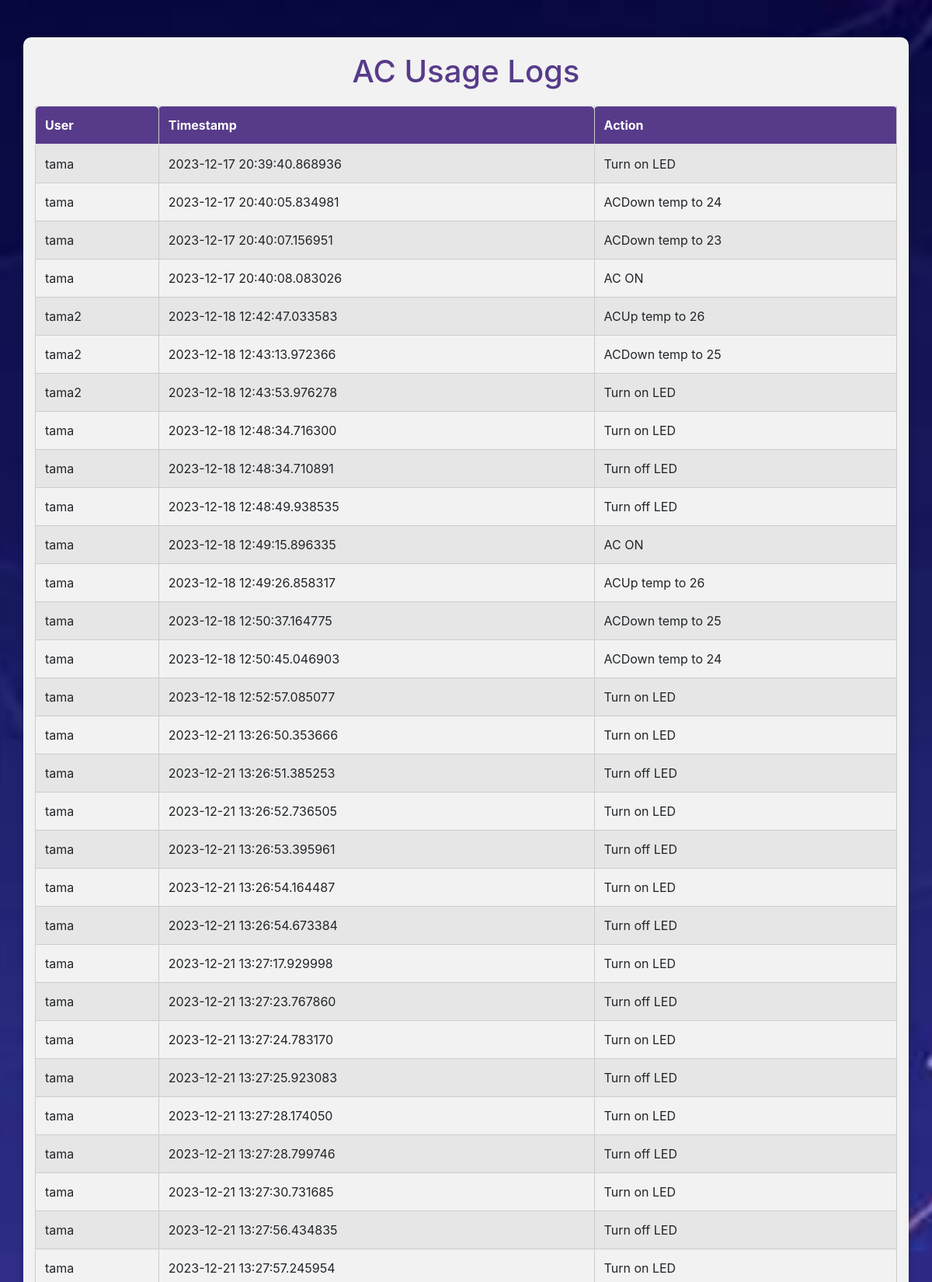
The app's page /logs (signed in, upper part) with its own data.
### models.py (models this page shows, shortened)
class Logs(db.Model):
    id = db.Column(db.Integer, primary_key=True)
    username = db.Column(db.String(20), nullable=False)
    timestamp = db.Column(db.DateTime, nullable=False, default=datetime.now)
    action = db.Column(db.String(255), nullable=False)

### ard.py (the view)
@app.route('/logs', methods=['GET', 'POST'])
def view_logs():
    if 'logged_in' in session and session['role'] == 'admin':
        logs = Logs.query.all()
        logs_with_details = []
        for log in logs:
            username = log.username
            timestamp = log.timestamp
            action = log.action
            logs_with_details.append({
                'username': username,
                'timestamp': timestamp,
                'action': action
            })
        return render_template('logs.html', logs=logs_with_details)
    else:
        return redirect(url_for('login'))

### templates/logs.html (shortened to what this page needs)
<!DOCTYPE html>
<html>
<head>
    <link rel="stylesheet" type="text/css" href="{{url_for('static', filename='table.css')}}">
    <link rel="stylesheet" href="https://cdn.datatables.net/1.11.5/css/jquery.dataTables.css">
    <link rel="stylesheet" href="https://stackpath.bootstrapcdn.com/bootstrap/4.5.2/css/bootstrap.min.css">
</head>
<body>
    <div class="container mt-5">
        <h1>AC Usage Logs</h1>
        <table class="table table-striped logs-table">
            <thead>
                <tr>
                    <th>User</th>
                    <th>Timestamp</th>
                    <th>Action</th>
                </tr>
            </thead>
            <tbody>
                {% for log in logs %}
                    <tr>
                        <td>{{ log.username }}</td>
                        <td>{{ log.timestamp }}</td>
                        <td>{{ log.action }}</td>
                    </tr>
                {% endfor %}
            </tbody>
        </table>
    </div>
</body>
</html>

### static/table.css (style rules this page uses)
body { font-family: 'Jost', sans-serif; background: url('/static/bg.jpg') no-repeat center/cover; min-height: 100vh; background-attachment: fixed; }
.container { max-width: 800px; margin: 0 auto; margin-top: 90px; padding: 20px; text-align: center; background-color: #f2f2f2; border-radius: 10px; box-shadow: 0px 0px 10px rgba(0, 0, 0, 0.2); }
h1 { color: #573b8a; }
.logs-table { width: 100%; border-collapse: collapse; margin-top: 20px; }
.logs-table th { background-color: #573b8a; color: white; border-radius: 5px 5px 0 0; padding: 10px; }
.logs-table th, .logs-table td { padding: 10px; text-align: left; border: 1px solid #ccc; }
.logs-table tbody tr:nth-child(even) { background-color: #f2f2f2; }
.logs-table tbody tr:nth-child(odd) { background-color: #fff; }

### records on screen
Logs: username "tama", timestamp "2023-12-17 20:39:40.868936", action "Turn on LED"
Logs: username "tama", timestamp "2023-12-17 20:40:05.834981", action "ACDown temp to 24"
Logs: username "tama", timestamp "2023-12-17 20:40:07.156951", action "ACDown temp to 23"
Logs: username "tama", timestamp "2023-12-17 20:40:08.083026", action "AC ON"
Logs: username "tama2", timestamp "2023-12-18 12:42:47.033583", action "ACUp temp to 26"
Logs: username "tama2", timestamp "2023-12-18 12:43:13.972366", action "ACDown temp to 25"
Logs: username "tama2", timestamp "2023-12-18 12:43:53.976278", action "Turn on LED"
Logs: username "tama", timestamp "2023-12-18 12:48:34.716300", action "Turn on LED"
Logs: username "tama", timestamp "2023-12-18 12:48:34.710891", action "Turn off LED"
Logs: username "tama", timestamp "2023-12-18 12:48:49.938535", action "Turn off LED"
Logs: username "tama", timestamp "2023-12-18 12:49:15.896335", action "AC ON"
Logs: username "tama", timestamp "2023-12-18 12:49:26.858317", action "ACUp temp to 26"
Logs: username "tama", timestamp "2023-12-18 12:50:37.164775", action "ACDown temp to 25"
Logs: username "tama", timestamp "2023-12-18 12:50:45.046903", action "ACDown temp to 24"
Logs: username "tama", timestamp "2023-12-18 12:52:57.085077", action "Turn on LED"
Logs: username "tama", timestamp "2023-12-21 13:26:50.353666", action "Turn on LED"
Logs: username "tama", timestamp "2023-12-21 13:26:51.385253", action "Turn off LED"
Logs: username "tama", timestamp "2023-12-21 13:26:52.736505", action "Turn on LED"
Logs: username "tama", timestamp "2023-12-21 13:26:53.395961", action "Turn off LED"
Logs: username "tama", timestamp "2023-12-21 13:26:54.164487", action "Turn on LED"
Logs: username "tama", timestamp "2023-12-21 13:26:54.673384", action "Turn off LED"
Logs: username "tama", timestamp "2023-12-21 13:27:17.929998", action "Turn on LED"
Logs: username "tama", timestamp "2023-12-21 13:27:23.767860", action "Turn off LED"
Logs: username "tama", timestamp "2023-12-21 13:27:24.783170", action "Turn on LED"
Logs: username "tama", timestamp "2023-12-21 13:27:25.923083", action "Turn off LED"
Logs: username "tama", timestamp "2023-12-21 13:27:28.174050", action "Turn on LED"
Logs: username "tama", timestamp "2023-12-21 13:27:28.799746", action "Turn off LED"
Logs: username "tama", timestamp "2023-12-21 13:27:30.731685", action "Turn on LED"
Logs: username "tama", timestamp "2023-12-21 13:27:56.434835", action "Turn off LED"
Logs: username "tama", timestamp "2023-12-21 13:27:57.245954", action "Turn on LED"
